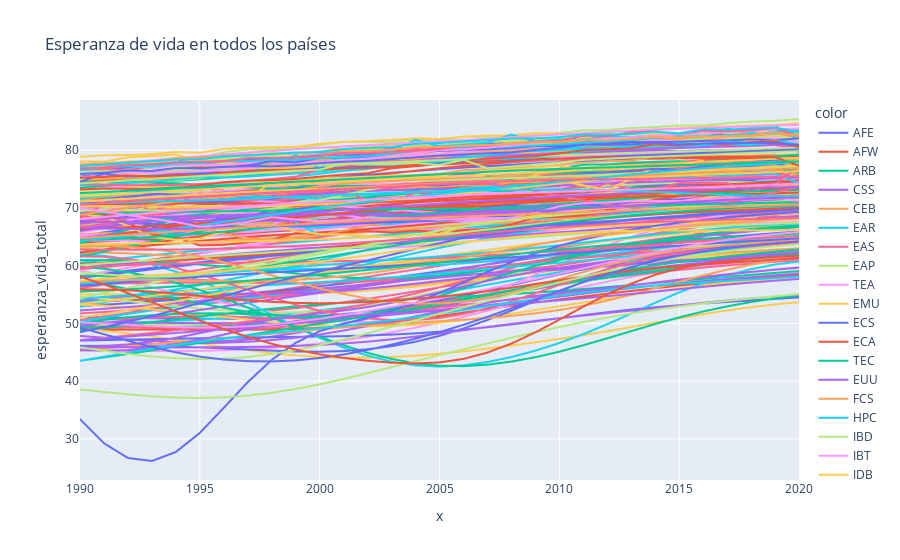

This figure's notebook cell:
### Code cell
import plotly.express as px

fig = px.line(df_twb, 
                x=pd.to_datetime(df_twb.index.get_level_values('date')), 
                y="esperanza_vida_total", 
                title='Esperanza de vida en todos los países',
                color= df_twb.index.get_level_values('countryiso3code'))
fig.show()
